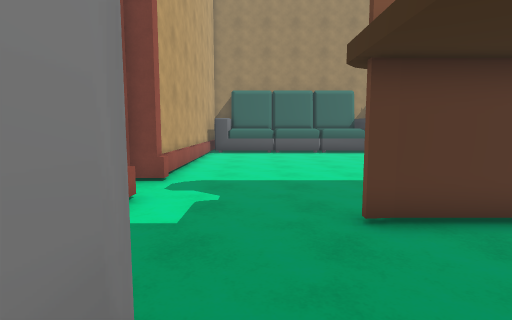
view 1 (above)

17 first-person views from a walk through a 3-D level made in the Unity game engine. The camera is 1.5 m above the floor, tilts 6° down and sees 80° across. The floor is counted in squares, 1 m on a side. Each view is taken from the middle of a square. On the plan, view 1 faces up. The plan holds only what a view shows up to about 15 squares ahead; the rest is blank. The place goes on beyond the plan. Some animated figures are not drawn.

view 2
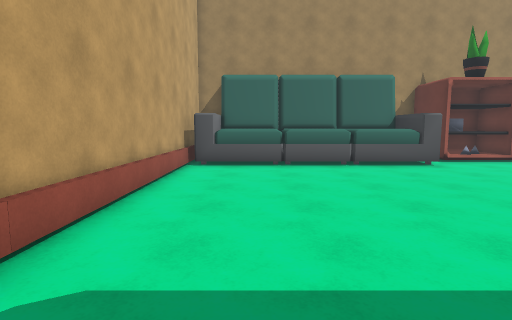

view 3
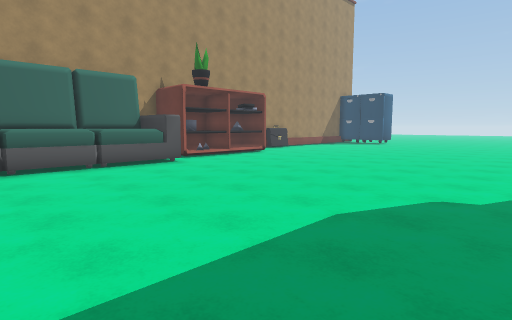

view 4
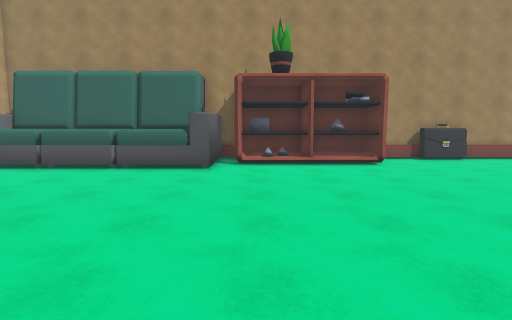

view 5
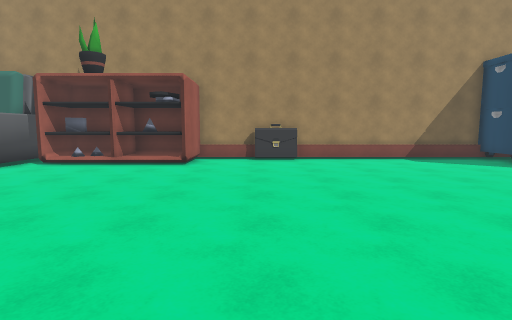

view 6
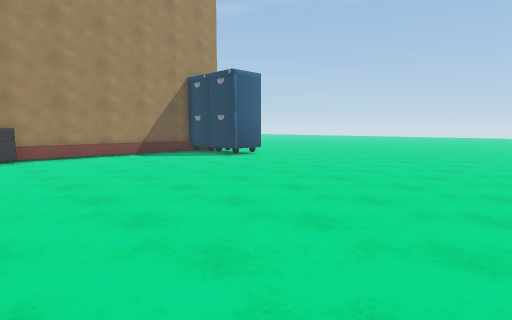

view 7
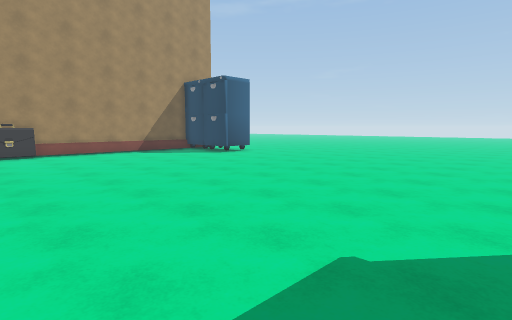

view 8
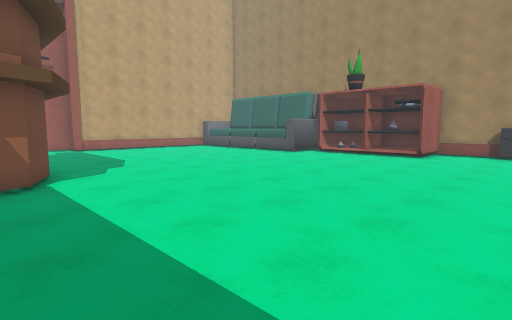

view 9
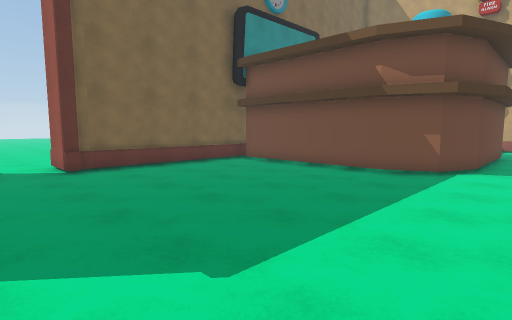

view 10
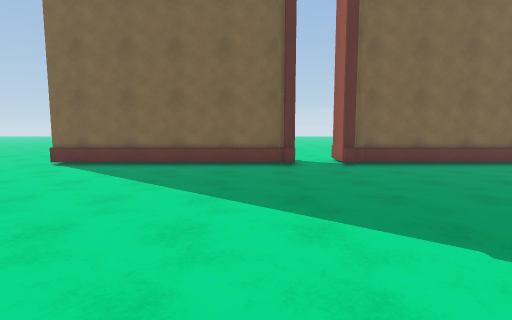

view 11
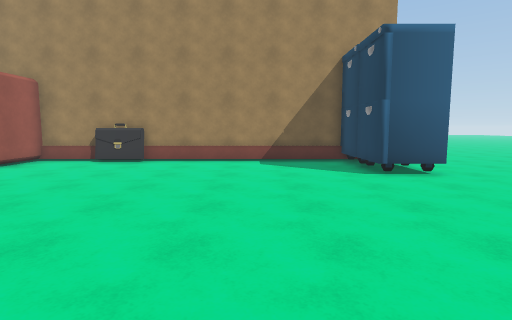

view 12
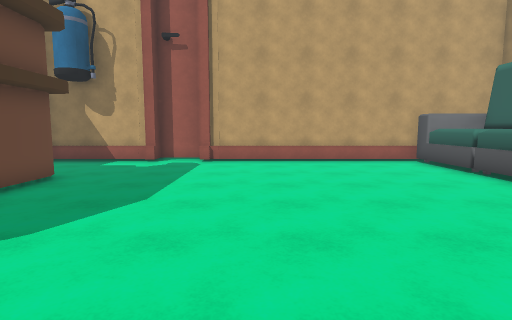

view 13
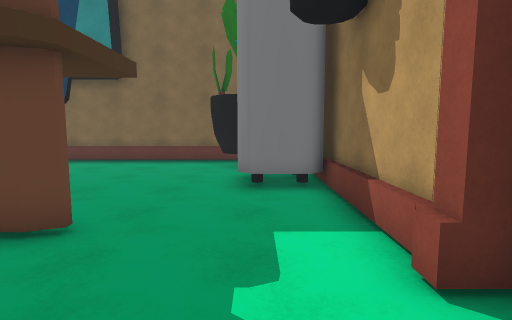

view 14
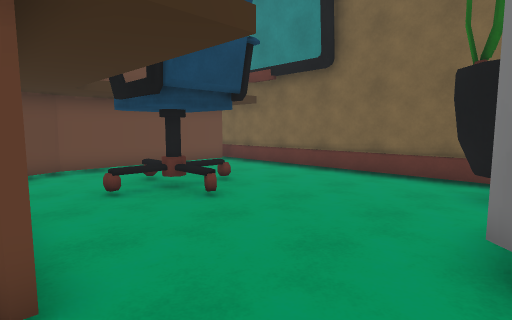

view 15
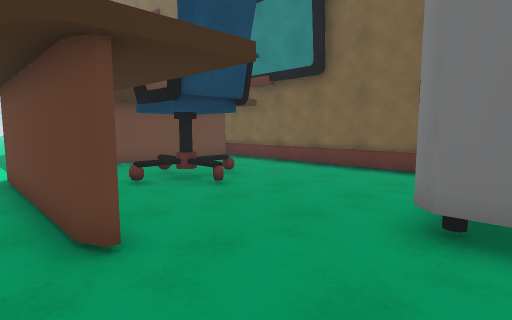

view 16
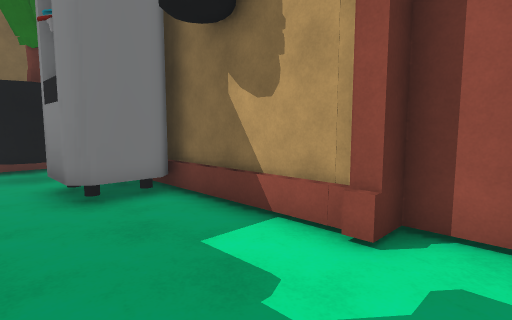

view 17
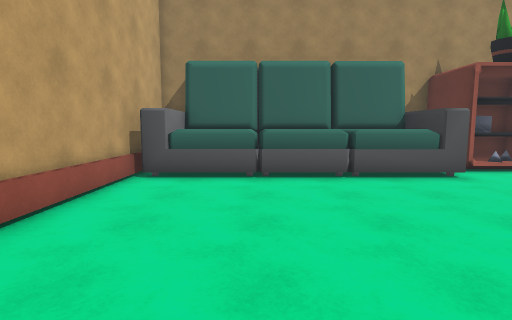

### Floor plan
Key: @ floor where view 1 was taken; # wall or solid block; . floor; = window, fence, low wall or low ledge; S sofa; H shelf; C cabinet; A chair; O other object.
Columns run from 4 left of view 1 to 28 right of it. Each row starts with its distance up from view 1.
 22            ##     ####O##########
 21  #SSSSSSSSSS#HHHHHH..OOO........C
 20  #SSSSSSSSSS#HHHHHH.............C
 19  #S  S  S  SH.....H.............C
 18  #SSSSSSSSSS....................C
 17  #...............................
 16  #...............................
 15  #...............................
 14  #...............................
 13  #...............................
 12  #...............................
 11  #...............................
 10  #...............................
  9 ##...............................
  8 #................................
  7 #................................
  6 ##...............................
  5  #....########...................
  4  #...........##..................
  3  #............#.................
  2  #........A...##................
  1  ###.....AAAA..#.................
  0  ###@.....A...##.................
 -1    #..........##.................
 -2    ##.........##.................
 -3     #.........##.................
 -4     #.........##......=..=.......
 -5    ####################..########
 -6                       #..
 -7                       ...
 -8                       ...
 -9                       ...
-10                       ..
-11                       ..

Positions as (right, up) in squares from view 1, and headings:
1: (0, 0), facing up
2: (0, 6), facing up
3: (0, 6), facing up-right
4: (9, 7), facing up
5: (17, 7), facing up
6: (17, 5), facing up-right
7: (16, 3), facing up-right
8: (19, 3), facing up-left
9: (21, 7), facing down-left
10: (22, 8), facing down
11: (24, 8), facing up
12: (11, 11), facing left
13: (-1, 9), facing down
14: (-1, 5), facing down-right
15: (-2, 6), facing down-right
16: (1, 8), facing down-left
17: (1, 9), facing up
